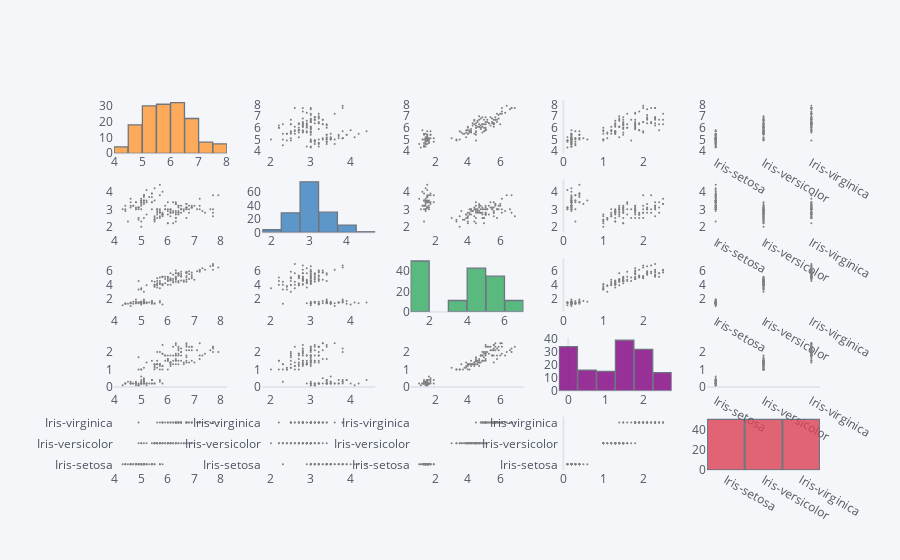

Notebook code for this chart:
### Code cell
ik1.scatter_matrix()
'''
scatter_matrix() creates a plot for each numerical feature against every other numerical feature 
and also a histogram for each of them.

'''

### Figure 1 — Plotly figure (JSON) as saved in the notebook; plotly's stock layout.template omitted (floating-point values rounded to 4 significant figures; data arrays with more than 128 entries replaced by an {"elided": "..."} marker saying what was removed)
{"data": [{"histfunc": "count", "histnorm": "", "marker": {"color": "rgba(255, 153, 51, 1.0)", "line": {"color": "#4D5663", "width": 1.3}}, "name": "SepalLengthCm", "nbinsx": 10, "opacity": 0.8, "orientation": "v", "type": "histogram", "x": {"elided": "150 float values"}, "xaxis": "x", "yaxis": "y"}, {"line": {"color": "rgba(128, 128, 128, 1.0)", "dash": "solid", "shape": "linear", "width": 1.3}, "marker": {"size": 2, "symbol": "circle"}, "mode": "markers", "name": "SepalLengthCm", "text": "", "type": "scatter", "x": {"elided": "150 float values"}, "xaxis": "x2", "y": {"elided": "150 float values"}, "yaxis": "y2"}, {"line": {"color": "rgba(128, 128, 128, 1.0)", "dash": "solid", "shape": "linear", "width": 1.3}, "marker": {"size": 2, "symbol": "circle"}, "mode": "markers", "name": "SepalLengthCm", "text": "", "type": "scatter", "x": {"elided": "150 float values"}, "xaxis": "x3", "y": {"elided": "150 float values"}, "yaxis": "y3"}, {"line": {"color": "rgba(128, 128, 128, 1.0)", "dash": "solid", "shape": "linear", "width": 1.3}, "marker": {"size": 2, "symbol": "circle"}, "mode": "markers", "name": "SepalLengthCm", "text": "", "type": "scatter", "x": {"elided": "150 float values"}, "xaxis": "x4", "y": {"elided": "150 float values"}, "yaxis": "y4"}, {"line": {"color": "rgba(128, 128, 128, 1.0)", "dash": "solid", "shape": "linear", "width": 1.3}, "marker": {"size": 2, "symbol": "circle"}, "mode": "markers", "name": "SepalLengthCm", "text": "", "type": "scatter", "x": {"elided": "150 str values"}, "xaxis": "x5", "y": {"elided": "150 float values"}, "yaxis": "y5"}, {"line": {"color": "rgba(128, 128, 128, 1.0)", "dash": "solid", "shape": "linear", "width": 1.3}, "marker": {"size": 2, "symbol": "circle"}, "mode": "markers", "name": "SepalWidthCm", "text": "", "type": "scatter", "x": {"elided": "150 float values"}, "xaxis": "x6", "y": {"elided": "150 float values"}, "yaxis": "y6"}, {"histfunc": "count", "histnorm": "", "marker": {"color": "rgba(55, 128, 191, 1.0)", "line": {"color": "#4D5663", "width": 1.3}}, "name": "SepalWidthCm", "nbinsx": 10, "opacity": 0.8, "orientation": "v", "type": "histogram", "x": {"elided": "150 float values"}, "xaxis": "x7", "yaxis": "y7"}, {"line": {"color": "rgba(128, 128, 128, 1.0)", "dash": "solid", "shape": "linear", "width": 1.3}, "marker": {"size": 2, "symbol": "circle"}, "mode": "markers", "name": "SepalWidthCm", "text": "", "type": "scatter", "x": {"elided": "150 float values"}, "xaxis": "x8", "y": {"elided": "150 float values"}, "yaxis": "y8"}, {"line": {"color": "rgba(128, 128, 128, 1.0)", "dash": "solid", "shape": "linear", "width": 1.3}, "marker": {"size": 2, "symbol": "circle"}, "mode": "markers", "name": "SepalWidthCm", "text": "", "type": "scatter", "x": {"elided": "150 float values"}, "xaxis": "x9", "y": {"elided": "150 float values"}, "yaxis": "y9"}, {"line": {"color": "rgba(128, 128, 128, 1.0)", "dash": "solid", "shape": "linear", "width": 1.3}, "marker": {"size": 2, "symbol": "circle"}, "mode": "markers", "name": "SepalWidthCm", "text": "", "type": "scatter", "x": {"elided": "150 str values"}, "xaxis": "x10", "y": {"elided": "150 float values"}, "yaxis": "y10"}, {"line": {"color": "rgba(128, 128, 128, 1.0)", "dash": "solid", "shape": "linear", "width": 1.3}, "marker": {"size": 2, "symbol": "circle"}, "mode": "markers", "name": "PetalLengthCm", "text": "", "type": "scatter", "x": {"elided": "150 float values"}, "xaxis": "x11", "y": {"elided": "150 float values"}, "yaxis": "y11"}, {"line": {"color": "rgba(128, 128, 128, 1.0)", "dash": "solid", "shape": "linear", "width": 1.3}, "marker": {"size": 2, "symbol": "circle"}, "mode": "markers", "name": "PetalLengthCm", "text": "", "type": "scatter", "x": {"elided": "150 float values"}, "xaxis": "x12", "y": {"elided": "150 float values"}, "yaxis": "y12"}, {"histfunc": "count", "histnorm": "", "marker": {"color": "rgba(50, 171, 96, 1.0)", "line": {"color": "#4D5663", "width": 1.3}}, "name": "PetalLengthCm", "nbinsx": 10, "opacity": 0.8, "orientation": "v", "type": "histogram", "x": {"elided": "150 float values"}, "xaxis": "x13", "yaxis": "y13"}, {"line": {"color": "rgba(128, 128, 128, 1.0)", "dash": "solid", "shape": "linear", "width": 1.3}, "marker": {"size": 2, "symbol": "circle"}, "mode": "markers", "name": "PetalLengthCm", "text": "", "type": "scatter", "x": {"elided": "150 float values"}, "xaxis": "x14", "y": {"elided": "150 float values"}, "yaxis": "y14"}, {"line": {"color": "rgba(128, 128, 128, 1.0)", "dash": "solid", "shape": "linear", "width": 1.3}, "marker": {"size": 2, "symbol": "circle"}, "mode": "markers", "name": "PetalLengthCm", "text": "", "type": "scatter", "x": {"elided": "150 str values"}, "xaxis": "x15", "y": {"elided": "150 float values"}, "yaxis": "y15"}, {"line": {"color": "rgba(128, 128, 128, 1.0)", "dash": "solid", "shape": "linear", "width": 1.3}, "marker": {"size": 2, "symbol": "circle"}, "mode": "markers", "name": "PetalWidthCm", "text": "", "type": "scatter", "x": {"elided": "150 float values"}, "xaxis": "x16", "y": {"elided": "150 float values"}, "yaxis": "y16"}, {"line": {"color": "rgba(128, 128, 128, 1.0)", "dash": "solid", "shape": "linear", "width": 1.3}, "marker": {"size": 2, "symbol": "circle"}, "mode": "markers", "name": "PetalWidthCm", "text": "", "type": "scatter", "x": {"elided": "150 float values"}, "xaxis": "x17", "y": {"elided": "150 float values"}, "yaxis": "y17"}, {"line": {"color": "rgba(128, 128, 128, 1.0)", "dash": "solid", "shape": "linear", "width": 1.3}, "marker": {"size": 2, "symbol": "circle"}, "mode": "markers", "name": "PetalWidthCm", "text": "", "type": "scatter", "x": {"elided": "150 float values"}, "xaxis": "x18", "y": {"elided": "150 float values"}, "yaxis": "y18"}, {"histfunc": "count", "histnorm": "", "marker": {"color": "rgba(128, 0, 128, 1.0)", "line": {"color": "#4D5663", "width": 1.3}}, "name": "PetalWidthCm", "nbinsx": 10, "opacity": 0.8, "orientation": "v", "type": "histogram", "x": {"elided": "150 float values"}, "xaxis": "x19", "yaxis": "y19"}, {"line": {"color": "rgba(128, 128, 128, 1.0)", "dash": "solid", "shape": "linear", "width": 1.3}, "marker": {"size": 2, "symbol": "circle"}, "mode": "markers", "name": "PetalWidthCm", "text": "", "type": "scatter", "x": {"elided": "150 str values"}, "xaxis": "x20", "y": {"elided": "150 float values"}, "yaxis": "y20"}, {"line": {"color": "rgba(128, 128, 128, 1.0)", "dash": "solid", "shape": "linear", "width": 1.3}, "marker": {"size": 2, "symbol": "circle"}, "mode": "markers", "name": "Species", "text": "", "type": "scatter", "x": {"elided": "150 float values"}, "xaxis": "x21", "y": {"elided": "150 str values"}, "yaxis": "y21"}, {"line": {"color": "rgba(128, 128, 128, 1.0)", "dash": "solid", "shape": "linear", "width": 1.3}, "marker": {"size": 2, "symbol": "circle"}, "mode": "markers", "name": "Species", "text": "", "type": "scatter", "x": {"elided": "150 float values"}, "xaxis": "x22", "y": {"elided": "150 str values"}, "yaxis": "y22"}, {"line": {"color": "rgba(128, 128, 128, 1.0)", "dash": "solid", "shape": "linear", "width": 1.3}, "marker": {"size": 2, "symbol": "circle"}, "mode": "markers", "name": "Species", "text": "", "type": "scatter", "x": {"elided": "150 float values"}, "xaxis": "x23", "y": {"elided": "150 str values"}, "yaxis": "y23"}, {"line": {"color": "rgba(128, 128, 128, 1.0)", "dash": "solid", "shape": "linear", "width": 1.3}, "marker": {"size": 2, "symbol": "circle"}, "mode": "markers", "name": "Species", "text": "", "type": "scatter", "x": {"elided": "150 float values"}, "xaxis": "x24", "y": {"elided": "150 str values"}, "yaxis": "y24"}, {"histfunc": "count", "histnorm": "", "marker": {"color": "rgba(219, 64, 82, 1.0)", "line": {"color": "#4D5663", "width": 1.3}}, "name": "Species", "nbinsx": 10, "opacity": 0.8, "orientation": "v", "type": "histogram", "x": {"elided": "150 str values"}, "xaxis": "x25", "yaxis": "y25"}], "layout": {"bargap": 0.02, "legend": {"bgcolor": "#F5F6F9", "font": {"color": "#4D5663"}}, "paper_bgcolor": "#F5F6F9", "plot_bgcolor": "#F5F6F9", "showlegend": false, "title": {"font": {"color": "#4D5663"}}, "xaxis": {"anchor": "y", "domain": [0, 0.16], "gridcolor": "#E1E5ED", "showgrid": false, "tickfont": {"color": "#4D5663"}, "title": {"font": {"color": "#4D5663"}, "text": ""}, "zerolinecolor": "#E1E5ED"}, "xaxis10": {"anchor": "y10", "domain": [0.84, 1], "gridcolor": "#E1E5ED", "showgrid": false, "tickfont": {"color": "#4D5663"}, "title": {"font": {"color": "#4D5663"}, "text": ""}, "zerolinecolor": "#E1E5ED"}, "xaxis11": {"anchor": "y11", "domain": [0, 0.16], "gridcolor": "#E1E5ED", "showgrid": false, "tickfont": {"color": "#4D5663"}, "title": {"font": {"color": "#4D5663"}, "text": ""}, "zerolinecolor": "#E1E5ED"}, "xaxis12": {"anchor": "y12", "domain": [0.21, 0.37], "gridcolor": "#E1E5ED", "showgrid": false, "tickfont": {"color": "#4D5663"}, "title": {"font": {"color": "#4D5663"}, "text": ""}, "zerolinecolor": "#E1E5ED"}, "xaxis13": {"anchor": "y13", "domain": [0.42, 0.58], "gridcolor": "#E1E5ED", "showgrid": false, "tickfont": {"color": "#4D5663"}, "title": {"font": {"color": "#4D5663"}, "text": ""}, "zerolinecolor": "#E1E5ED"}, "xaxis14": {"anchor": "y14", "domain": [0.63, 0.79], "gridcolor": "#E1E5ED", "showgrid": false, "tickfont": {"color": "#4D5663"}, "title": {"font": {"color": "#4D5663"}, "text": ""}, "zerolinecolor": "#E1E5ED"}, "xaxis15": {"anchor": "y15", "domain": [0.84, 1], "gridcolor": "#E1E5ED", "showgrid": false, "tickfont": {"color": "#4D5663"}, "title": {"font": {"color": "#4D5663"}, "text": ""}, "zerolinecolor": "#E1E5ED"}, "xaxis16": {"anchor": "y16", "domain": [0, 0.16], "gridcolor": "#E1E5ED", "showgrid": false, "tickfont": {"color": "#4D5663"}, "title": {"font": {"color": "#4D5663"}, "text": ""}, "zerolinecolor": "#E1E5ED"}, "xaxis17": {"anchor": "y17", "domain": [0.21, 0.37], "gridcolor": "#E1E5ED", "showgrid": false, "tickfont": {"color": "#4D5663"}, "title": {"font": {"color": "#4D5663"}, "text": ""}, "zerolinecolor": "#E1E5ED"}, "xaxis18": {"anchor": "y18", "domain": [0.42, 0.58], "gridcolor": "#E1E5ED", "showgrid": false, "tickfont": {"color": "#4D5663"}, "title": {"font": {"color": "#4D5663"}, "text": ""}, "zerolinecolor": "#E1E5ED"}, "xaxis19": {"anchor": "y19", "domain": [0.63, 0.79], "gridcolor": "#E1E5ED", "showgrid": false, "tickfont": {"color": "#4D5663"}, "title": {"font": {"color": "#4D5663"}, "text": ""}, "zerolinecolor": "#E1E5ED"}, "xaxis2": {"anchor": "y2", "domain": [0.21, 0.37], "gridcolor": "#E1E5ED", "showgrid": false, "tickfont": {"color": "#4D5663"}, "title": {"font": {"color": "#4D5663"}, "text": ""}, "zerolinecolor": "#E1E5ED"}, "xaxis20": {"anchor": "y20", "domain": [0.84, 1], "gridcolor": "#E1E5ED", "showgrid": false, "tickfont": {"color": "#4D5663"}, "title": {"font": {"color": "#4D5663"}, "text": ""}, "zerolinecolor": "#E1E5ED"}, "xaxis21": {"anchor": "y21", "domain": [0, 0.16], "gridcolor": "#E1E5ED", "showgrid": false, "tickfont": {"color": "#4D5663"}, "title": {"font": {"color": "#4D5663"}, "text": ""}, "zerolinecolor": "#E1E5ED"}, "xaxis22": {"anchor": "y22", "domain": [0.21, 0.37], "gridcolor": "#E1E5ED", "showgrid": false, "tickfont": {"color": "#4D5663"}, "title": {"font": {"color": "#4D5663"}, "text": ""}, "zerolinecolor": "#E1E5ED"}, "xaxis23": {"anchor": "y23", "domain": [0.42, 0.58], "gridcolor": "#E1E5ED", "showgrid": false, "tickfont": {"color": "#4D5663"}, "title": {"font": {"color": "#4D5663"}, "text": ""}, "zerolinecolor": "#E1E5ED"}, "xaxis24": {"anchor": "y24", "domain": [0.63, 0.79], "gridcolor": "#E1E5ED", "showgrid": false, "tickfont": {"color": "#4D5663"}, "title": {"font": {"color": "#4D5663"}, "text": ""}, "zerolinecolor": "#E1E5ED"}, "xaxis25": {"anchor": "y25", "domain": [0.84, 1], "gridcolor": "#E1E5ED", "showgrid": false, "tickfont": {"color": "#4D5663"}, "title": {"font": {"color": "#4D5663"}, "text": ""}, "zerolinecolor": "#E1E5ED"}, "xaxis3": {"anchor": "y3", "domain": [0.42, 0.58], "gridcolor": "#E1E5ED", "showgrid": false, "tickfont": {"color": "#4D5663"}, "title": {"font": {"color": "#4D5663"}, "text": ""}, "zerolinecolor": "#E1E5ED"}, "xaxis4": {"anchor": "y4", "domain": [0.63, 0.79], "gridcolor": "#E1E5ED", "showgrid": false, "tickfont": {"color": "#4D5663"}, "title": {"font": {"color": "#4D5663"}, "text": ""}, "zerolinecolor": "#E1E5ED"}, "xaxis5": {"anchor": "y5", "domain": [0.84, 1], "gridcolor": "#E1E5ED", "showgrid": false, "tickfont": {"color": "#4D5663"}, "title": {"font": {"color": "#4D5663"}, "text": ""}, "zerolinecolor": "#E1E5ED"}, "xaxis6": {"anchor": "y6", "domain": [0, 0.16], "gridcolor": "#E1E5ED", "showgrid": false, "tickfont": {"color": "#4D5663"}, "title": {"font": {"color": "#4D5663"}, "text": ""}, "zerolinecolor": "#E1E5ED"}, "xaxis7": {"anchor": "y7", "domain": [0.21, 0.37], "gridcolor": "#E1E5ED", "showgrid": false, "tickfont": {"color": "#4D5663"}, "title": {"font": {"color": "#4D5663"}, "text": ""}, "zerolinecolor": "#E1E5ED"}, "xaxis8": {"anchor": "y8", "domain": [0.42, 0.58], "gridcolor": "#E1E5ED", "showgrid": false, "tickfont": {"color": "#4D5663"}, "title": {"font": {"color": "#4D5663"}, "text": ""}, "zerolinecolor": "#E1E5ED"}, "xaxis9": {"anchor": "y9", "domain": [0.63, 0.79], "gridcolor": "#E1E5ED", "showgrid": false, "tickfont": {"color": "#4D5663"}, "title": {"font": {"color": "#4D5663"}, "text": ""}, "zerolinecolor": "#E1E5ED"}, "yaxis": {"anchor": "x", "domain": [0.856, 1], "gridcolor": "#E1E5ED", "showgrid": false, "tickfont": {"color": "#4D5663"}, "title": {"font": {"color": "#4D5663"}, "text": ""}, "zerolinecolor": "#E1E5ED"}, "yaxis10": {"anchor": "x10", "domain": [0.642, 0.786], "gridcolor": "#E1E5ED", "showgrid": false, "tickfont": {"color": "#4D5663"}, "title": {"font": {"color": "#4D5663"}, "text": ""}, "zerolinecolor": "#E1E5ED"}, "yaxis11": {"anchor": "x11", "domain": [0.428, 0.572], "gridcolor": "#E1E5ED", "showgrid": false, "tickfont": {"color": "#4D5663"}, "title": {"font": {"color": "#4D5663"}, "text": ""}, "zerolinecolor": "#E1E5ED"}, "yaxis12": {"anchor": "x12", "domain": [0.428, 0.572], "gridcolor": "#E1E5ED", "showgrid": false, "tickfont": {"color": "#4D5663"}, "title": {"font": {"color": "#4D5663"}, "text": ""}, "zerolinecolor": "#E1E5ED"}, "yaxis13": {"anchor": "x13", "domain": [0.428, 0.572], "gridcolor": "#E1E5ED", "showgrid": false, "tickfont": {"color": "#4D5663"}, "title": {"font": {"color": "#4D5663"}, "text": ""}, "zerolinecolor": "#E1E5ED"}, "yaxis14": {"anchor": "x14", "domain": [0.428, 0.572], "gridcolor": "#E1E5ED", "showgrid": false, "tickfont": {"color": "#4D5663"}, "title": {"font": {"color": "#4D5663"}, "text": ""}, "zerolinecolor": "#E1E5ED"}, "yaxis15": {"anchor": "x15", "domain": [0.428, 0.572], "gridcolor": "#E1E5ED", "showgrid": false, "tickfont": {"color": "#4D5663"}, "title": {"font": {"color": "#4D5663"}, "text": ""}, "zerolinecolor": "#E1E5ED"}, "yaxis16": {"anchor": "x16", "domain": [0.214, 0.358], "gridcolor": "#E1E5ED", "showgrid": false, "tickfont": {"color": "#4D5663"}, "title": {"font": {"color": "#4D5663"}, "text": ""}, "zerolinecolor": "#E1E5ED"}, "yaxis17": {"anchor": "x17", "domain": [0.214, 0.358], "gridcolor": "#E1E5ED", "showgrid": false, "tickfont": {"color": "#4D5663"}, "title": {"font": {"color": "#4D5663"}, "text": ""}, "zerolinecolor": "#E1E5ED"}, "yaxis18": {"anchor": "x18", "domain": [0.214, 0.358], "gridcolor": "#E1E5ED", "showgrid": false, "tickfont": {"color": "#4D5663"}, "title": {"font": {"color": "#4D5663"}, "text": ""}, "zerolinecolor": "#E1E5ED"}, "yaxis19": {"anchor": "x19", "domain": [0.214, 0.358], "gridcolor": "#E1E5ED", "showgrid": false, "tickfont": {"color": "#4D5663"}, "title": {"font": {"color": "#4D5663"}, "text": ""}, "zerolinecolor": "#E1E5ED"}, "yaxis2": {"anchor": "x2", "domain": [0.856, 1], "gridcolor": "#E1E5ED", "showgrid": false, "tickfont": {"color": "#4D5663"}, "title": {"font": {"color": "#4D5663"}, "text": ""}, "zerolinecolor": "#E1E5ED"}, "yaxis20": {"anchor": "x20", "domain": [0.214, 0.358], "gridcolor": "#E1E5ED", "showgrid": false, "tickfont": {"color": "#4D5663"}, "title": {"font": {"color": "#4D5663"}, "text": ""}, "zerolinecolor": "#E1E5ED"}, "yaxis21": {"anchor": "x21", "domain": [0, 0.144], "gridcolor": "#E1E5ED", "showgrid": false, "tickfont": {"color": "#4D5663"}, "title": {"font": {"color": "#4D5663"}, "text": ""}, "zerolinecolor": "#E1E5ED"}, "yaxis22": {"anchor": "x22", "domain": [0, 0.144], "gridcolor": "#E1E5ED", "showgrid": false, "tickfont": {"color": "#4D5663"}, "title": {"font": {"color": "#4D5663"}, "text": ""}, "zerolinecolor": "#E1E5ED"}, "yaxis23": {"anchor": "x23", "domain": [0, 0.144], "gridcolor": "#E1E5ED", "showgrid": false, "tickfont": {"color": "#4D5663"}, "title": {"font": {"color": "#4D5663"}, "text": ""}, "zerolinecolor": "#E1E5ED"}, "yaxis24": {"anchor": "x24", "domain": [0, 0.144], "gridcolor": "#E1E5ED", "showgrid": false, "tickfont": {"color": "#4D5663"}, "title": {"font": {"color": "#4D5663"}, "text": ""}, "zerolinecolor": "#E1E5ED"}, "yaxis25": {"anchor": "x25", "domain": [0, 0.144], "gridcolor": "#E1E5ED", "showgrid": false, "tickfont": {"color": "#4D5663"}, "title": {"font": {"color": "#4D5663"}, "text": ""}, "zerolinecolor": "#E1E5ED"}, "yaxis3": {"anchor": "x3", "domain": [0.856, 1], "gridcolor": "#E1E5ED", "showgrid": false, "tickfont": {"color": "#4D5663"}, "title": {"font": {"color": "#4D5663"}, "text": ""}, "zerolinecolor": "#E1E5ED"}, "yaxis4": {"anchor": "x4", "domain": [0.856, 1], "gridcolor": "#E1E5ED", "showgrid": false, "tickfont": {"color": "#4D5663"}, "title": {"font": {"color": "#4D5663"}, "text": ""}, "zerolinecolor": "#E1E5ED"}, "yaxis5": {"anchor": "x5", "domain": [0.856, 1], "gridcolor": "#E1E5ED", "showgrid": false, "tickfont": {"color": "#4D5663"}, "title": {"font": {"color": "#4D5663"}, "text": ""}, "zerolinecolor": "#E1E5ED"}, "yaxis6": {"anchor": "x6", "domain": [0.642, 0.786], "gridcolor": "#E1E5ED", "showgrid": false, "tickfont": {"color": "#4D5663"}, "title": {"font": {"color": "#4D5663"}, "text": ""}, "zerolinecolor": "#E1E5ED"}, "yaxis7": {"anchor": "x7", "domain": [0.642, 0.786], "gridcolor": "#E1E5ED", "showgrid": false, "tickfont": {"color": "#4D5663"}, "title": {"font": {"color": "#4D5663"}, "text": ""}, "zerolinecolor": "#E1E5ED"}, "yaxis8": {"anchor": "x8", "domain": [0.642, 0.786], "gridcolor": "#E1E5ED", "showgrid": false, "tickfont": {"color": "#4D5663"}, "title": {"font": {"color": "#4D5663"}, "text": ""}, "zerolinecolor": "#E1E5ED"}, "yaxis9": {"anchor": "x9", "domain": [0.642, 0.786], "gridcolor": "#E1E5ED", "showgrid": false, "tickfont": {"color": "#4D5663"}, "title": {"font": {"color": "#4D5663"}, "text": ""}, "zerolinecolor": "#E1E5ED"}}}
